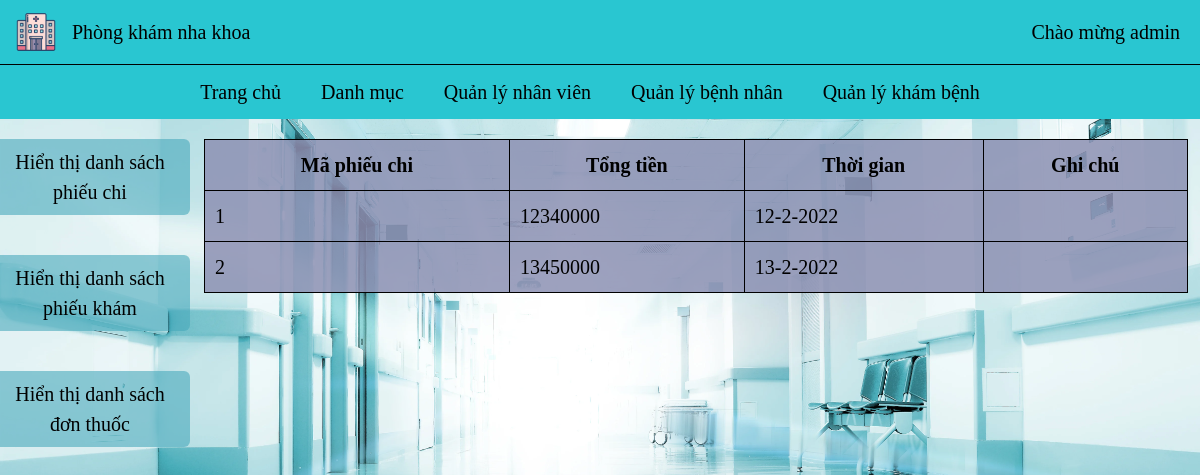
/revenue_expenditure.php (signed in), run on the app's committed database.
### tables this page shows
CREATE TABLE `phieuchi` (
  `MaPhieuChi` int(11) NOT NULL,
  `GiaThanh` bigint(20) NOT NULL,
  `ThoiGian` text NOT NULL,
  `GhiChu` text NOT NULL
);

### revenue_expenditure.php (the view, shortened to what this page needs)
<?php
$servername = "localhost";
$username = "root";
$password = "";
$dbname = "qlbv";
try {
    $conn = new PDO("mysql:host=$servername;dbname=$dbname", $username, $password);
    $conn->setAttribute(PDO::ATTR_ERRMODE, PDO::ERRMODE_EXCEPTION);
} catch (PDOException $e) {
    echo "Kết nối đến cơ sở dữ liệu thất bại: ";
    $e->getMessage();
}
?>
<?php
$sql = "SELECT MaPhieuChi, GiaThanh, ThoiGian, GhiChu FROM PhieuChi";
$stmt = $conn->prepare($sql);
$query = $stmt->execute();
$result = array();
while ($row = $stmt->fetch(PDO::FETCH_ASSOC)) {
    $result[] = $row;
}
?>
<!DOCTYPE html>
<html lang="en">
<head>
    <link rel="stylesheet" href="main.css">
    <script src="https://cdn.tailwindcss.com"></script>
</head>
<body>
    <?php
    include('header.php');
    ?>
    <div class="w-full h-fit flex flex-row mt-[20px] gap-x-[2%]">
        <div class="w-[15%] flex flex-col items-center gap-y-10">
            <button class="w-[200px] p-2 bg-[#46a9bc96] rounded-md" name="btnPC" id="btnPC">
                Hiển thị danh sách phiếu chi
            </button>
            <button class="w-[200px] p-2 bg-[#46a9bc96] rounded-md" name="btnPK" id="btnPK">
                Hiển thị danh sách phiếu khám
            </button>
            <button class="w-[200px] p-2 bg-[#46a9bc96] rounded-md" name="btnDT" id="btnDT">
                Hiển thị danh sách đơn thuốc
            </button>
        </div>
        <div class="w-[82%]">
            <div id="tablePC" class="w-full block">
                <table>
                    <tr>
                        <th>Mã phiếu chi</th>
                        <th>Tổng tiền</th>
                        <th>Thời gian</th>
                        <th>Ghi chú</th>
                    </tr>
                    <?php foreach ($result as $item): ?>
                        <tr>
                            <td>
                                <?php echo $item['MaPhieuChi'] ?>
                            </td>
                            <td>
                                <?php echo $item['GiaThanh'] ?>
                            </td>
                            <td>
                                <?php echo $item['ThoiGian'] ?>
                            </td>
                            <td>
                            </td>
                        </tr>
                    <?php endforeach ?>
                </table>
            </div>
        </div>
    </div>
</body>
</html>

### main.css (style rules this page uses)
body { width: 100%; padding: 0px; background-image: url(./images/bREnu7.webp); background-size: cover; font-size: 20px; font-family: 'Times New Roman', Times, serif; }
table { background: rgba(142, 147, 180, 0.866); width: 100%; margin: auto; overflow: scroll; border-collapse: collapse; }
th, td { border: 1px solid black; padding: 10px; }
th { white-space: nowrap; }

### data on the page
phieuchi: MaPhieuChi "1", GiaThanh "12340000", ThoiGian "12-2-2022"
phieuchi: MaPhieuChi "2", GiaThanh "13450000", ThoiGian "13-2-2022"

### other printed values
$tenTaiKhoan "admin"
